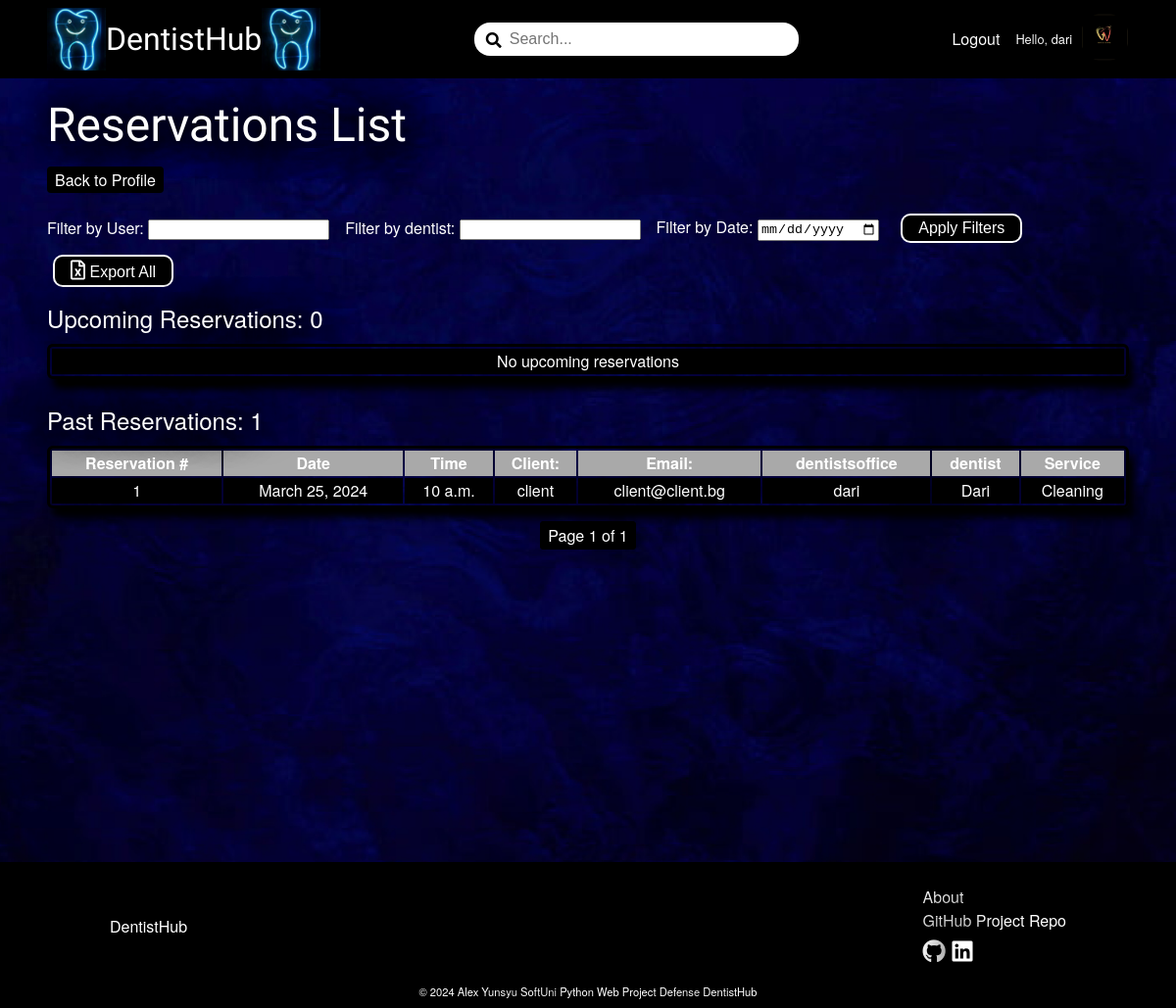
The page /reservation/reservations-list/2/ (signed in) on the database its author committed.
### DentistBook/account/models.py (models this page shows)
class AppUser(AbstractUser):
    MAX_LENGTH_ROLE = 15
    ROLES = (
        ('Client', 'Client'),
        ('Dentistsoffice', 'Dentist'),
    )
    role = models.CharField(
        max_length=MAX_LENGTH_ROLE,
        choices=ROLES,
        blank=True
    )

### DentistBook/reservation/models.py (models this page shows, shortened)
class Reservation(models.Model):
    TIME_SLOT_CHOICES = []
    for hour in range(0, 24):
        for minute in range(0, 60, 30):
            time_slot = time(hour, minute)
            display_text = time_slot.strftime('%H:%M')
            TIME_SLOT_CHOICES.append((time_slot, display_text))
    user = models.ForeignKey(
        UserModel,
        on_delete=models.CASCADE
    )
    service = models.ForeignKey(
        DentistsofficeService,
        on_delete=models.CASCADE,
    )
    dentistsoffice = models.ForeignKey(
        DentistsofficeProfile,
        on_delete=models.CASCADE
    )
    dentist = models.ForeignKey(
        Dentist,
        on_delete=models.CASCADE
    )
    date = models.DateField(
        null=False,
        blank=False
    )
    time = models.TimeField(
        choices=TIME_SLOT_CHOICES,
        null=False,
        blank=False,
    )

### DentistBook/dentistsoffice/models.py (models this page shows, shortened)
class DentistsofficeProfile(models.Model):
    MIN_LENGTH_NAME = 2
    MAX_LENGTH_NAME = 50
    MIN_LENGTH_ADDRESS = 5
    MAX_LENGTH_ADDRESS = 50
    MIN_LENGTH_CITY = 2
    MAX_LENGTH_CITY = 50
    MAX_DIGITS_GEOLOCATION = 18
    DECIMAL_PLACES_GEOLOCATION = 15
    MIN_VALUE_GEOLOCATION_LATITUDE = -90
    MAX_VALUE_GEOLOCATION_LATITUDE = 90
    MIN_VALUE_GEOLOCATION_LONGITUDE = -180
    MAX_VALUE_GEOLOCATION_LONGITUDE = 180
    MIN_LENGTH_ABOUT = 10
    MAX_LENGTH_ABOUT = 500
    class Meta:
        verbose_name = 'Dentists office Profile'
    name = models.CharField(
        max_length=MAX_LENGTH_NAME,
        validators=(validators.MinLengthValidator(MIN_LENGTH_NAME),),
        null=False,
        blank=False
    )
    address = models.CharField(
        max_length=MAX_LENGTH_ADDRESS,
        validators=(validators.MinLengthValidator(MIN_LENGTH_ADDRESS),),
        null=False,
        blank=False
    )
    city = models.CharField(
        max_length=MAX_LENGTH_CITY,
        validators=(
            validators.MinLengthValidator(MIN_LENGTH_CITY),
            validate_dentistsoffice_city_name,
        ),
        null=False,
        blank=False
    )
    geolocation_latitude = models.DecimalField(
        max_digits=MAX_DIGITS_GEOLOCATION,
        decimal_places=DECIMAL_PLACES_GEOLOCATION,
        validators=(
            validators.MinValueValidator(MIN_VALUE_GEOLOCATION_LATITUDE),
            validators.MaxValueValidator(MAX_VALUE_GEOLOCATION_LATITUDE)
        ),
        null=True,
        blank=True
        )
    geolocation_longitude = models.DecimalField(
        max_digits=MAX_DIGITS_GEOLOCATION,
        decimal_places=DECIMAL_PLACES_GEOLOCATION,
        validators=(
            validators.MinValueValidator(MIN_VALUE_GEOLOCATION_LONGITUDE),
            validators.MaxValueValidator(MAX_VALUE_GEOLOCATION_LONGITUDE)
        ),
        null=True,
        blank=True
        )
    about = models.TextField(
        max_length=MAX_LENGTH_ABOUT,
        validators=(validators.MinLengthValidator(MIN_LENGTH_ABOUT),),
        null=True,
        blank=True
    )
    dentistsoffice_picture = models.ImageField(
        upload_to='dentistsoffice-profile-pictures',
        validators=(validate_dentistsoffice_picture_file_size,),
        null=True,
        blank=True,
    )
    slug = models.SlugField(
        unique=True
    )
    user = models.OneToOneField(
        UserModel,
        on_delete=models.CASCADE,
        primary_key=True
    )
    def __str__(self):
        return self.name

class DentistsofficeService(models.Model):
    MIN_LENGTH_DENTISTSOFFICE_SERVICE = 3
    MAX_LENGTH_DENTISTSOFFICE_SERVICE = 50
    MAX_DIGITS_PRICE = 5
    DECIMAL_PLACES_PRICE = 2
    MIN_VALUE_PRICE = 0.01
    class Meta:
        verbose_name_plural = 'Dentists office Services'
    service_name = models.CharField(
        max_length=MAX_LENGTH_DENTISTSOFFICE_SERVICE,
        validators=(validators.MinLengthValidator(MIN_LENGTH_DENTISTSOFFICE_SERVICE),),
        null=False,
        blank=False
    )
    price = models.DecimalField(
        max_digits=MAX_DIGITS_PRICE,
        decimal_places=DECIMAL_PLACES_PRICE,
        validators=(validators.MinValueValidator(MIN_VALUE_PRICE),),
        null=False,
        blank=False
    )
    category = models.ForeignKey(
        ServiceCategory,
        on_delete=models.CASCADE,
    )
    dentistsoffice = models.ForeignKey(
        DentistsofficeProfile,
        on_delete=models.CASCADE,
    )
    def __str__(self):
        return self.service_name

### DentistBook/dentist/models.py (models this page shows)
class Dentist(models.Model):
    MIN_LENGTH_NAME = 2
    MAX_LENGTH_NAME = 30
    name = models.CharField(
        max_length=MAX_LENGTH_NAME,
        validators=(
            validators.MinLengthValidator(MIN_LENGTH_NAME),
            validate_name
        ),
        null=False,
        blank=False
    )
    about = models.TextField(
        null=False,
        blank=False
    )
    dentist_picture = models.ImageField(
        upload_to='dentist-profile-pictures',
        validators=(validate_dentist_picture_file_size,),
        null=True,
        blank=True,
    )
    dentistsoffice = models.ForeignKey(
        DentistsofficeProfile,
        on_delete=models.CASCADE
    )
    def __str__(self):
        return self.name

### DentistBook/reservation/views.py (the view)
# urls.py: path('reservations-list/<int:pk>/', ReservationsListView.as_view(), name='reservation-list'),
class ReservationsListView(auth_mixins.LoginRequiredMixin, views.ListView):
    model = Reservation
    template_name = 'reservation/reservations-list.html'
    context_object_name = 'reservations'
    paginate_by = 20
    def get_queryset(self):
        user = self.request.user
        if user.is_authenticated:
            if hasattr(user, 'clientprofile'):
                queryset = Reservation.objects.filter(user=user.id)
            elif hasattr(user, 'dentistsofficeprofile'):
                queryset = Reservation.objects.filter(dentistsoffice=user.dentistsofficeprofile)
            else:
                queryset = Reservation.objects.none()
        else:
            queryset = Reservation.objects.none()
        user_filter = self.request.GET.get('user_filter', None)
        if user_filter:
            queryset = queryset.filter(Q(user__username__icontains=user_filter))
        date_filter = self.request.GET.get('date_filter')
        if date_filter:
            queryset = queryset.filter(date=date_filter)
        dentist_filter = self.request.GET.get('dentist_filter')
        if dentist_filter:
            queryset = queryset.filter(Q(dentist__name__icontains=dentist_filter))
        dentistsoffice_filter = self.request.GET.get('dentistsoffice_filter')
        if dentistsoffice_filter:
            queryset = queryset.filter(Q(dentistsoffice__name__icontains=dentistsoffice_filter))
        return queryset
    def get_context_data(self, **kwargs):
        context = super().get_context_data(**kwargs)
        current_datetime = datetime.now()
        past_reservations = self.get_queryset().filter(
            Q(date__lt=current_datetime.date()) |
            Q(date=current_datetime.date(), time__lte=current_datetime.time())
        ).order_by('-date', '-time')
        upcoming_reservations = self.get_queryset().filter(
            Q(date__gt=current_datetime.date()) |
            Q(date=current_datetime.date(), time__gt=current_datetime.time())
        ).order_by('date', 'time')
        paginator_past = Paginator(past_reservations, self.paginate_by)
        page_number_past = self.request.GET.get('page_past')
        past_reservations_page = paginator_past.get_page(page_number_past)
        context['past_reservations'] = past_reservations_page
        paginator_upcoming = Paginator(upcoming_reservations, self.paginate_by)
        page_number_upcoming = self.request.GET.get('page_upcoming')
        upcoming_reservations_page = paginator_upcoming.get_page(page_number_upcoming)
        context['upcoming_reservations'] = upcoming_reservations_page
        return context

### DentistBook/reservation/templates/reservation/reservations-list.html (shortened to what this page needs)
{% extends 'base.html' %}
{% load static %}
{% load custom_filters %}
{% block content %}
    <div class="wall-picture-container">
        <div class="main-container">
        <h1>Reservations List</h1>
        {% if request.user|get_role == 'Client' %}
            <a href="{% url 'client-details' %}" class="link-button">Back to Profile</a>
        {% else %}
            <a href="{% url 'dentistsoffice-details' slug=request.user.dentistsofficeprofile.slug %}" class="link-button">Back to Profile</a>
        {% endif %}
        <form method="GET" class="filter-form">
            <div>
                {% if request.user|get_role == 'Client' %}
                <label for="dentistsoffice_filter">Filter by dentistsoffice:</label>
                <input type="text" name="dentistsoffice_filter" id="dentistsoffice_filter" value="{{ request.GET.dentistsoffice_filter }}">
            {% else %}
                <label for="user_filter">Filter by User:</label>
                <input type="text" name="user_filter" id="user_filter" value="{{ request.GET.user_filter }}">
            {% endif %}
            </div>
            <div>
                <label for="dentist_filter">Filter by dentist:</label>
                <input type="text" name="dentist_filter" id="dentist_filter" class="form-control" value="{{ request.GET.dentist_filter }}">
            </div>
            <div>
                <label for="date_filter">Filter by Date:</label>
                <input type="date" name="date_filter" id="date_filter" value="{{ request.GET.date_filter }}">
            </div>
            <button type="submit">Apply Filters</button>
        </form>
        {% if request.user|get_role == 'Dentistsoffice' %}
            <button><a href="{% url 'download-reservations' %}"><i class="far fa-file-excel"></i> Export All </a></button>
        {% endif %}
        <h2>Upcoming Reservations: {{ upcoming_reservations.paginator.count }}</h2>
        <table class="reservation-list-table">
            <tbody>
                {% for reservation in upcoming_reservations %}
                    <tr>
                        <td>{{ reservation.id }}</td>
                        <td>{{ reservation.date }}</td>
                        <td>{{ reservation.time }}</td>
                        <td>{{ reservation.user }}</td>
                        <td>{{ reservation.user.email }}</td>
                        <td><a href="{% url 'dentistsoffice-details' slug=reservation.dentistsoffice.slug %}">{{ reservation.dentistsoffice }}</a></td>
                        <td>{{ reservation.dentist }}</td>
                        <td>{{ reservation.service }}</td>
                        <td>
                            <form action="{% url 'delete-reservation' reservation.id %}" method="POST" id="delete-form-{{ reservation.id }}">
                                {% csrf_token %}
                                <input type="hidden" name="reservation_id" value="{{ reservation.id }}">
                                <button class="table-button" type="button" onclick="showDeleteConfirmation({{ reservation.id }})">Delete</button>
                            </form>
                        </td>
                    </tr>
                {% empty %}
            <tr>
                <td colspan="6">No upcoming reservations</td>
            </tr>
                {% endfor %}
            </tbody>
        </table>
        <h2>Past Reservations: {{ past_reservations.paginator.count }}</h2>
        <table class="reservation-list-table">
            <thead>
                {% if past_reservations %}
                    <tr>
                        <th>Reservation #</th>
                        <th>Date</th>
                        <th>Time</th>
                        <th>Client:</th>
                        <th>Email:</th>
                        <th>dentistsoffice</th>
                        <th>dentist</th>
                        <th>Service</th>
                    </tr>
                {% endif %}
            </thead>
            <tbody>
                {% for reservation in past_reservations %}
                    <tr>
                        <td>{{ reservation.id }}</td>
                        <td>{{ reservation.date }}</td>
                        <td>{{ reservation.time }}</td>
                        <td>{{ reservation.user }}</td>
                        <td>{{ reservation.user.email }}</td>
                        <td><a href="{% url 'dentistsoffice-details' slug=reservation.dentistsoffice.slug %}">{{ reservation.dentistsoffice }}</a></td>
                        <td>{{ reservation.dentist }}</td>
                        <td>{{ reservation.service }}</td>
                    </tr>
                {% empty %}
                    <tr>
                        <td colspan="5">No past reservations</td>
                    </tr>
                {% endfor %}
            </tbody>
        </table>
        {% if past_reservations %}
        <div class="pagination">
            <span class="step-links">
                <span class="current">
                    Page {{ past_reservations.number }} of {{ past_reservations.paginator.num_pages }}
                </span>
            </span>
        </div>
        {% endif %}
    </div>
    </div>
{% endblock %}

### templates/header.html (shortened to what this page needs)
{% load custom_filters %}
{% load static %}
<div class="home-logo">
    <a href="{% url 'home-page' %}">
        <img src="{% static 'images/dentistsoffice-pole.jpg' %}" alt="dentistsoffice-pole">
        <span>DentistHub</span>
        <img src="{% static 'images/dentistsoffice-pole.jpg' %}" alt="dentistsoffice-pole">
    </a>
</div>
<div class="search-field">
    <span><i class="fas fa-search"></i></span>
    <input type="text" id="search-input" placeholder="Search...">
</div>
<nav class="header-nav-links">
    <ul role="list">
        {% if not request.user.is_authenticated %}
            <li class="nav-item"><a href="{% url 'register-page' %}">Register</a></li>
            <li class="nav-item"><a href="{% url 'login-page' %}">Login</a></li>
        {% else %}
            <li class="nav-item"><a href="{% url 'logout-page' %}">Logout</a></li>
            {% if request.user|get_role == 'Client' %}
                <li class="nav-item nav-profile">
                    <a href="{% url 'client-details' %}">Hello, {{ request.user }}</a>
                    <a href="{% url 'client-details' %}">
                        {% if request.user.clientprofile.profile_picture %}
                            <img src="{{ request.user.clientprofile.profile_picture.url }}" alt="profile-picture-thumbnail" class="profile-picture-thumbnail">
                        {% else %}
                            <img src="{% static 'images/client-default-profile-picture.jpg' %}" alt="default_profile_picture" class="profile-picture-thumbnail">
                        {% endif %}
                    </a>
                </li>
            {% else %}
                <li class="nav-item nav-profile">
                    <a href="{% url 'dentistsoffice-details' slug=request.user.dentistsofficeprofile.slug %}">Hello, {{ request.user }}</a>
                    <a href="{% url 'dentistsoffice-details' slug=request.user.dentistsofficeprofile.slug %}">
                        {% if request.user.dentistsofficeprofile.dentistsoffice_picture %}
                            <img src="{{ request.user.dentistsofficeprofile.dentistsoffice_picture.url }}" alt="dentistsoffice-profile-picture-thumbnail" class="profile-picture-thumbnail">
                        {% else %}
                            <img src="{% static 'images/dentistsoffice-default-profile-picture.jpg' %}" alt="dentistsoffice-default_profile_picture" class="profile-picture-thumbnail">
                        {% endif %}
                    </a>
                </li>
            {% endif %}
        {% endif %}
    </ul>
</nav>

### rows shown on the page
AppUser: user "dari"
Reservation: id "1", date "March 25, 2024", time "10 a.m.", user "client", user.email "client@client.bg", dentistsoffice "dari", dentist "Dari", service "Cleaning"

### other values the page prints
{{ upcoming_reservations.paginator.count }} "0"
{{ past_reservations.paginator.count }} "1"
{{ past_reservations.number }} "1"
{{ past_reservations.paginator.num_pages }} "1"
